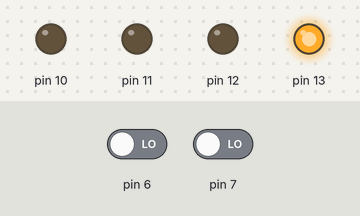
A sketch run on a simulated Arduino Uno, built with avr-gcc and run on an emulated ATmega328P. On the bench: output pins drawn as LEDs (lit = HIGH). The test bench sets the inputs (shaded band); at power-on: pin 6 LOW, pin 7 LOW. Random numbers use the default seed unless the sketch sets one.

Above: at 3.8 s.
At 4.4 s:
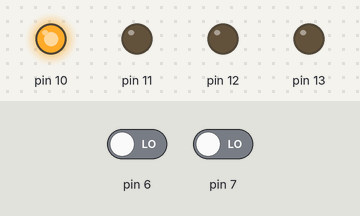
5.7 s: pin 6 driven HIGH
At 7.5 s:
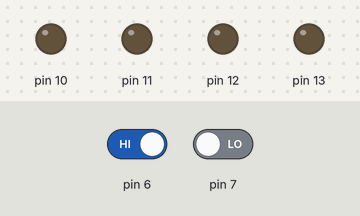
Timing chart, 0 to 15.2 s (numbered marks = the images above; inputs shaded):
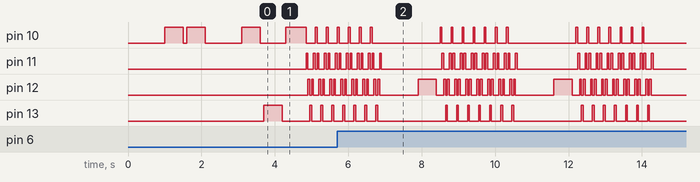

Measured:
- by itself, pin 10, pin 13: repeats every 3.7 s: 3 × (LOW 0.25 s, HIGH 0.05 s), LOW 1.9 s, 3 × (HIGH 0.05 s, LOW 0.25 s), HIGH 0.05 s
- by itself, pin 11, pin 12: moves between LOW and HIGH, repeating every 3.7 s

The sketch:

simon.ino
```cpp
/* Simon */

// the setup routine runs once when you press reset:
void setup() {
  /* keys (connected to ground if pressed) */
  pinMode(6,INPUT);
  pinMode(7,INPUT);
  pinMode(8,INPUT);
  pinMode(9,INPUT);

  /* lamps */
  pinMode(10,OUTPUT);
  pinMode(11,OUTPUT);
  pinMode(12,OUTPUT);
  pinMode(13,OUTPUT);

  randomSeed(analogRead(0));
}


void loop()
{
  int i,j,a,s;
  int n=0;
  int g=1;
  int p[50];

  while (g==1)
  {
    p[n]=random(4);
    n=n+1;
    /* play sequence */
    delay(1000);
    for (i=0;i<n;i++)
    {
      digitalWrite(10+p[i],HIGH);
      delay(500);
      digitalWrite(10+p[i],LOW);
      delay(100);
    }
    /* ask to repeat sequence */
    for (i=0;i<n;i++)
    {
      s=0;
      j=0;
      /* pool keys */
      while (s==0)
      {
        a=digitalRead(6+j);
        if (a==LOW)
        {
          s=1;
        }
        else
        {
          j=j+1;
          if (j>3)
          {
            j=0;
          }
        }
      }
      /* check input */
      if (j==p[i])
      {
        /* good => turn on lamp */
        digitalWrite(10+p[i],HIGH);
        delay(500);
        digitalWrite(10+p[i],LOW);
      }
      else
      {
        /* lost => bail out */
        g=0;
        i=n;
      }
    }
  }

  /* end-of-game animation */
  for (i=0;i<7;i++)
  {
    for (n=0;n<4;n++)
    {
      digitalWrite(10+n,HIGH);
      delay(50);
      digitalWrite(10+n,LOW);
    }
    for (n=2;n>0;n--)
    {
      digitalWrite(10+n,HIGH);
      delay(50);
      digitalWrite(10+n,LOW);
    }
  }
}
```
